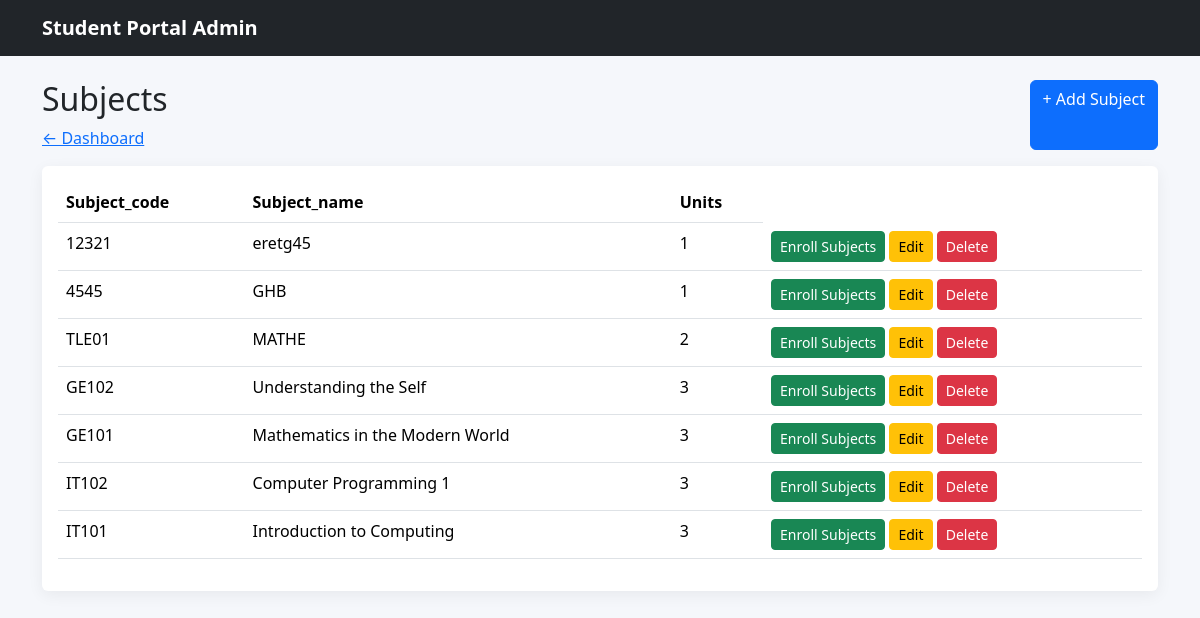
Page /admin/subjects/index.php (signed in) on the committed database.
### tables this page shows
CREATE TABLE `subjects` (
  `id` int(11) NOT NULL,
  `subject_code` varchar(20) NOT NULL,
  `subject_name` varchar(100) NOT NULL,
  `units` int(11) NOT NULL
);

### admin/subjects/index.php (the view, shortened to what this page needs)
<?php
include "../../config/database.php";
$sql = "SELECT * FROM subjects ORDER BY id DESC";
$result = mysqli_query ($conn, $sql);
?>
<!doctype html>
<html lang="en">
<head>
    <link
        href="../../assets/vendor/bootstrap/css/bootstrap.min.css"
        rel="stylesheet"
    >
    <link
        href="../../assets/css/style.css"
        rel="stylesheet"
    >
</head>
<body>
    <nav class="navbar navbar-dark bg-dark">
        <div class="container">
            <a
                class="navbar-brand"
                href="dashboard.html"
            >
                Student Portal Admin
            </a>
        </div>
    </nav>
    <div class="container py-4">
        <div class="d-flex justify-content-between mb-3">
            <div>
                <h2>Subjects</h2>
                <a href="../dashboard.php">
                    ← Dashboard
                </a>
            </div>
            <a
                href="create.php"
                class="btn btn-primary"
                name = "save";
            >
                + Add Subject
            </a>
        </div>
        <div class="card">
            <div class="card-body">
                <table class="table">
                    <thead>
                        <tr>
                            <th>Subject_code</th>
                            <th>Subject_name</th>
                            <th>Units</th>
                        </tr>
                    </thead>
                    <tbody>
                        <?php while($row = mysqli_fetch_assoc($result)){?>
                        <tr>
                            <td><?php echo htmlspecialchars($row["subject_code"]);?></td>
                            <td><?php echo htmlspecialchars($row["subject_name"]);?></td>
                            <td><?php echo htmlspecialchars($row["units"]);?></td>
                            <td>
                                <a
                                    class="btn btn-success btn-sm"
                                    href="enroll.html"
                                >
                                    Enroll Subjects
                                </a>
                                <a
                                    class="btn btn-warning btn-sm"
                                    href="student_form.html"
                                >
                                    Edit
                                </a>
                                <button
                                    class="btn btn-danger btn-sm"
                                >
                                    Delete
                                </button>
                            </td>
                        </tr>
                        <?php }?>
                    </tbody>
                </table>
            </div>
        </div>
    </div>
</body>
</html>

### assets/css/style.css (style rules this page uses)
body { background: #f5f7fb; }
.navbar-brand { font-weight: 700; }
.card { border: 0; box-shadow: 0 0.25rem 1rem rgba(0,0,0,.06); }

### rows in the picture
subjects: subject_code "12321", subject_name "eretg45", units "1"
subjects: subject_code "4545", subject_name "GHB", units "1"
subjects: subject_code "TLE01", subject_name "MATHE", units "2"
subjects: subject_code "GE102", subject_name "Understanding the Self", units "3"
subjects: subject_code "GE101", subject_name "Mathematics in the Modern World", units "3"
subjects: subject_code "IT102", subject_name "Computer Programming 1", units "3"
subjects: subject_code "IT101", subject_name "Introduction to Computing", units "3"
